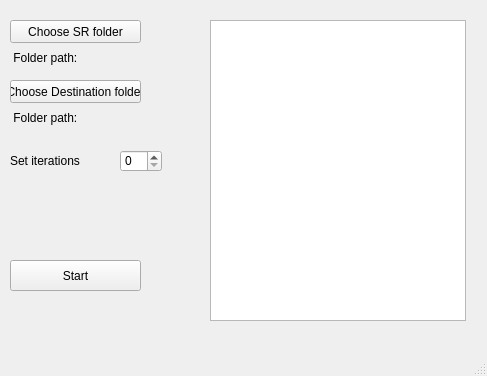
<?xml version="1.0" encoding="UTF-8"?>
<ui version="4.0">
 <class>MainWindow</class>
 <widget class="QMainWindow" name="MainWindow">
  <property name="geometry">
   <rect>
    <x>0</x>
    <y>0</y>
    <width>487</width>
    <height>376</height>
   </rect>
  </property>
  <property name="windowTitle">
   <string>MainWindow</string>
  </property>
  <widget class="QWidget" name="centralwidget">
   <widget class="QPushButton" name="Choose_SR">
    <property name="geometry">
     <rect>
      <x>10</x>
      <y>20</y>
      <width>131</width>
      <height>23</height>
     </rect>
    </property>
    <property name="text">
     <string>Choose SR folder</string>
    </property>
   </widget>
   <widget class="QLabel" name="label_SR">
    <property name="geometry">
     <rect>
      <x>10</x>
      <y>50</y>
      <width>371</width>
      <height>16</height>
     </rect>
    </property>
    <property name="text">
     <string> Folder path:</string>
    </property>
   </widget>
   <widget class="QPushButton" name="Choose_ticket">
    <property name="geometry">
     <rect>
      <x>10</x>
      <y>80</y>
      <width>131</width>
      <height>23</height>
     </rect>
    </property>
    <property name="text">
     <string>Choose Destination folder</string>
    </property>
   </widget>
   <widget class="QLabel" name="label_Ticket">
    <property name="geometry">
     <rect>
      <x>10</x>
      <y>110</y>
      <width>371</width>
      <height>16</height>
     </rect>
    </property>
    <property name="text">
     <string> Folder path:</string>
    </property>
   </widget>
   <widget class="QSpinBox" name="spinBox">
    <property name="geometry">
     <rect>
      <x>120</x>
      <y>150</y>
      <width>42</width>
      <height>22</height>
     </rect>
    </property>
   </widget>
   <widget class="QLabel" name="label_Ticket_2">
    <property name="geometry">
     <rect>
      <x>10</x>
      <y>150</y>
      <width>101</width>
      <height>21</height>
     </rect>
    </property>
    <property name="text">
     <string>Set iterations</string>
    </property>
   </widget>
   <widget class="QListWidget" name="listWidget">
    <property name="geometry">
     <rect>
      <x>210</x>
      <y>20</y>
      <width>256</width>
      <height>301</height>
     </rect>
    </property>
   </widget>
   <widget class="QPushButton" name="Choose_ticket_2">
    <property name="geometry">
     <rect>
      <x>10</x>
      <y>260</y>
      <width>131</width>
      <height>31</height>
     </rect>
    </property>
    <property name="text">
     <string>Start</string>
    </property>
   </widget>
  </widget>
  <widget class="QMenuBar" name="menubar">
   <property name="geometry">
    <rect>
     <x>0</x>
     <y>0</y>
     <width>487</width>
     <height>22</height>
    </rect>
   </property>
  </widget>
  <widget class="QStatusBar" name="statusbar"/>
 </widget>
 <resources/>
 <connections/>
</ui>
